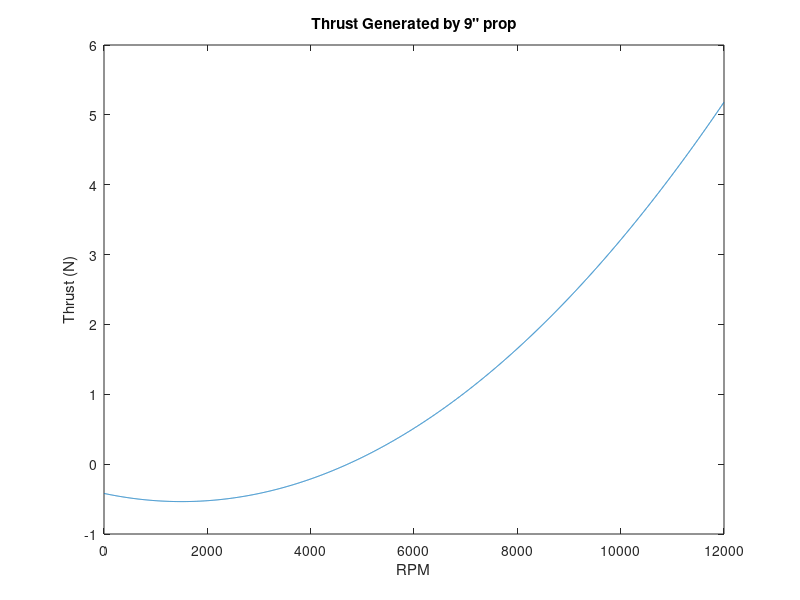

Write the MATLAB code that produced this figure.
close all
clear all
clc
%constants
D=0.2286;%9in
p = 1.225; %kg/m^3 density of air 1.225
Va = 8.9408; %20mph in m/s
n = 0.01:0.05:200; %Rotations per second
J = Va./(n*D);% advance ratio
Ct0 = 0.055836;%coefficents to make polynomial regression of thrust coefficent based of data from elkaim cheatsheet
Ct1 = -0.071498;
Ct2 = -0.081876;
Cq0 = 1.8379244897959134e-003;
Cq1 = 3.3921908763506112e-003;
Cq2 = -1.3052220888355488e-002;
J2 = Va/(7300*D);
%Ct0 = 0.09357;%coefficents used for 163's 20 inch propeller
%Ct1 = -0.06044;
%Ct2 = -0.1079;
Ct=Ct0 + (Ct1.*J) + (Ct2.*(J.^2));%Thrust Coefficent
Cq=Cq0 + (Cq1.*J2) + (Cq2.*(J2.^2))%torque Coefficent
%equation
F=p.*(n.^2).*(D^4).*Ct; %prop force equation
figure ;
plot(n*60,F);
xlabel('RPM');
ylabel('Thrust (N)');
title('Thrust Generated by 9" prop');